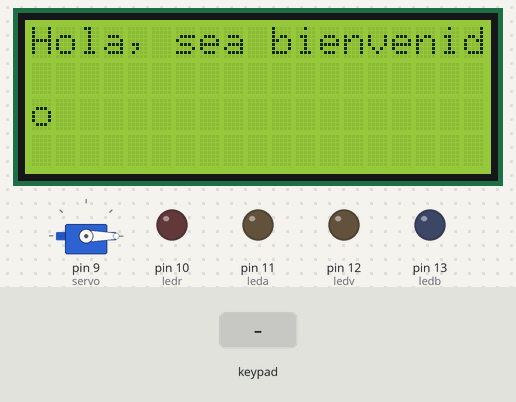
A sketch run on a simulated Arduino Uno, built with avr-gcc and run on an emulated ATmega328P. Parts: servo, 19×4 character LCD, output pins drawn as LEDs (lit = HIGH). Inputs (shaded band) come from the test bench. What the sketch prints to the serial monitor is not drawn.

Above: at 0.1 s.
3.3 s: keypad keys 4 3 2 pressed 0.4 s apart
At 4.6 s:
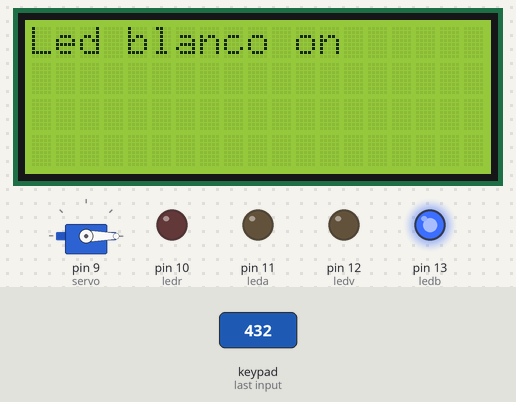
7.5 s: key '1' pressed
At 10.2 s:
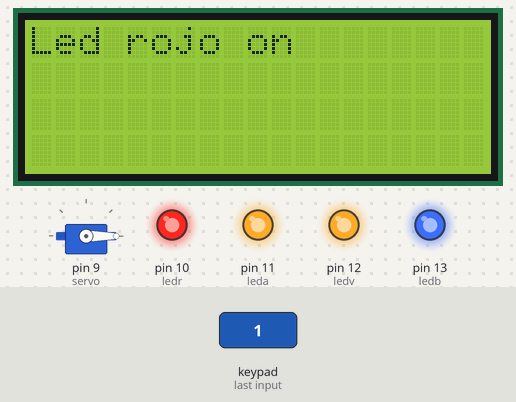
10.5 s: keypad keys 4 3 2 # pressed 0.4 s apart
At 12.4 s:
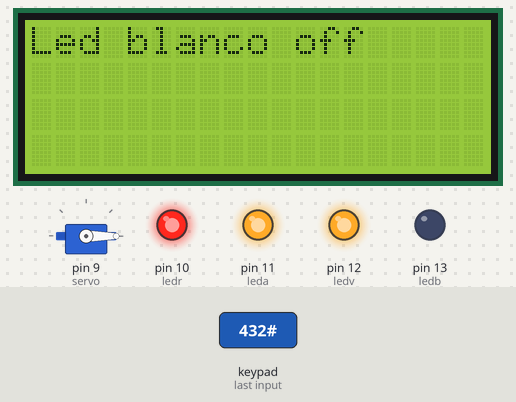
15.0 s: key '5' pressed
At 17.9 s:
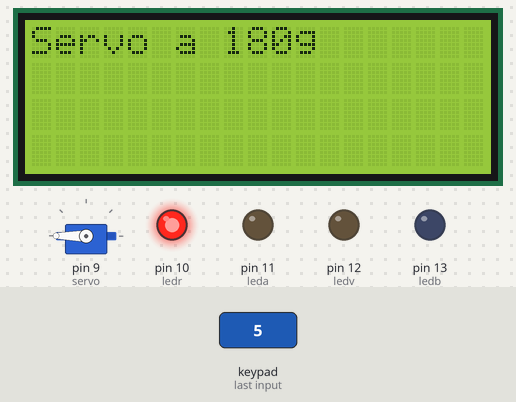
18.0 s: keypad keys 1 3 9 7 pressed 0.4 s apart
At 20.6 s:
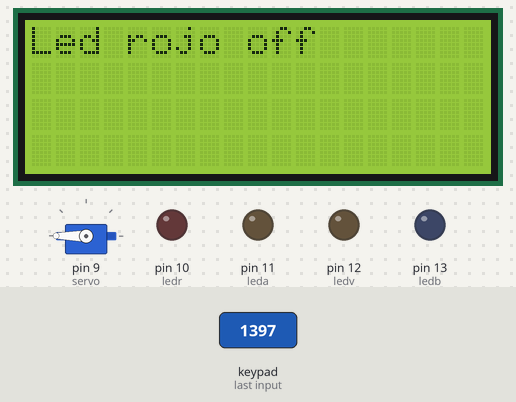
22.6 s: key '6' pressed
At 26.9 s:
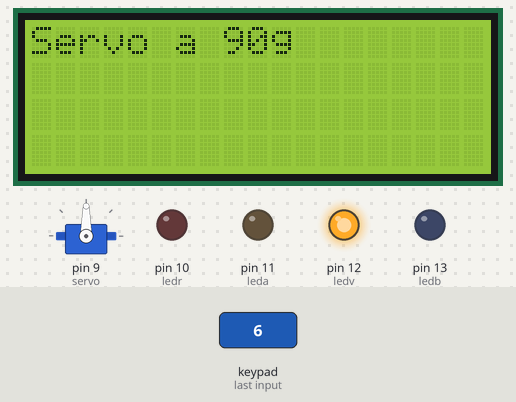
Timing chart, 0 to 28.4 s (numbered marks = the images above; inputs shaded):
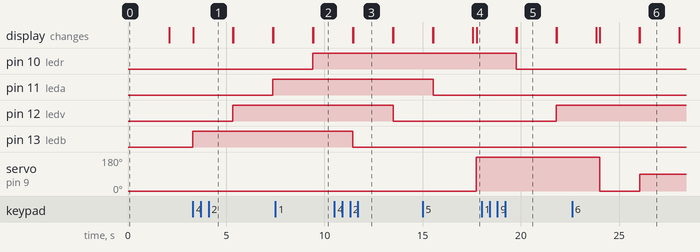

Measured:
- after the input at 3.3 s, pin 11 (leda): LOW → HIGH after 4.1 s; pin 12 (ledv): LOW → HIGH after 2.0 s; pin 13 (ledb): LOW → HIGH at once; the display: changes at once (image 1)
- after the input at 7.5 s, pin 10 (ledr): LOW → HIGH after 1.9 s; the display: first differs from a run without the input after 1.9 s (image 2)
- after the input at 10.5 s, pin 12 (ledv): HIGH → LOW after 3.0 s; pin 13 (ledb): HIGH → LOW after 0.95 s; the display: first differs from a run without the input after 0.96 s (image 3)
- after the input at 15.0 s, servo on pin 9 (servo): 0° → 180° after 2.7 s; the display: first differs from a run without the input after 2.7 s (image 4)
- after the input at 18.0 s, pin 10 (ledr): HIGH → LOW after 1.8 s; pin 12 (ledv): LOW → HIGH after 3.8 s; the display: first differs from a run without the input after 1.8 s (image 5)
- what the display in image 5 shows lasts 2.0 s, from 19.8 s to 21.8 s

The sketch:

sketch_nov30b.ino
```cpp
#include <Keypad.h>
#include <Servo.h>
#include <LiquidCrystal_I2C.h>

const byte FILAS=4; // PQ vamos a usar 4 filas del pad //
const byte COLUMNAS=3; // " " columnas //
char keys[FILAS][COLUMNAS]{
  {'1','2','3'},
  {'4','5','6'},
  {'7','8','9'},
  {'*','0','#'}
}; // QUE ES LO QUE el arduino tiene que leer cada vez q apretemos botones, esta expresado de manera
// textual //

// En donde estan conectadas las filas y columnas //
byte pinesFilas[FILAS]={8,7,6,5};
byte pinesColumnas[COLUMNAS]={4,3,2};

Keypad teclado=Keypad(makeKeymap(keys), pinesFilas, pinesColumnas, FILAS, COLUMNAS);
// Funcion de la libreria //
char TECLA; // Almacenara la tecla que presionemos del pad
int ledr=10,leda=11,ledv=12,ledb=13;

// variables de estado Ej: si el led esta apagado y apretamos el numero 1 se va a prender //
int estador=0;
int estadoa=0,estadov=0,estadob=0;

Servo servo; // creamos objeto //
LiquidCrystal_I2C lcd(0x27, 19, 4); // en caso de no funcionar cambiar 0x27 por 0x3f //

void setup() {
  // put your setup code here, to run once:
 Serial.begin (9600);
 pinMode (ledr, OUTPUT);
 pinMode (leda, OUTPUT);
 pinMode (ledv, OUTPUT);
 pinMode (ledb, OUTPUT);
 servo.attach(9);
 servo.write(0); // para que se ponga a 0 grados cuando se inicie el arduino //

 lcd.init(); // inicializamos el lcd //
 lcd.backlight();

 lcd.setCursor(0,0); // En que posicion del lcd se tiene que imprimir el mensaje // El primer numero representa
 // el numero de la columna y el segundo el numero de filas //
 lcd.print("Hola, sea bienvenido");
 delay(2000);
 lcd.clear(); // limpiar por completo el lcd


}

void loop() {
  // put your main code here, to run repeatedly:
  TECLA=teclado.getKey(); // tecla = a lo que lea de mi teclado // A lo que presione se guarda en TECLA
  if (TECLA){
    Serial.println(TECLA); // Imprimir que teclas estamos apretando
  }

  if (TECLA=='1'){  // Si se presiona 1, si esta en 0 se prende y cambia estado a 1, y sino, si esta en 1 se apaga y cambia estado a 0 //
    if (estador==0){
      digitalWrite(ledr,HIGH);
      estador=1;
      lcd.setCursor(0,0);
      lcd.print("Led rojo on");
      delay(2000);
      lcd.clear();
    }
    else{
      digitalWrite(ledr,LOW);
      estador=0;
      lcd.setCursor(0,0);
      lcd.print("Led rojo off");
      delay(2000);
      lcd.clear();
    }
  }

  if (TECLA=='2'){  // Si se presiona 1, si esta en 0 se prende y cambia estado a 1, y sino, si esta en 1 se apaga y cambia estado a 0 //
    if (estadoa==0){
      digitalWrite(leda,HIGH);
      estadoa=1;
      lcd.setCursor(0,0);
      lcd.print("Led amarillo on"); // se pone "on" ya que sino excede las 20 columnas del display
      delay(2000);
      lcd.clear();
    }
    else{
      digitalWrite(leda,LOW);
      estadoa=0;
      lcd.setCursor(0,0);
      lcd.print("Led amarillo off");
      delay(2000);
      lcd.clear();
    }
  }

  if (TECLA=='3'){  // Si se presiona 1, si esta en 0 se prende y cambia estado a 1, y sino, si esta en 1 se apaga y cambia estado a 0 //
    if (estadov==0){
      digitalWrite(ledv,HIGH);
      estadov=1;
      lcd.setCursor(0,0);
      lcd.print("Led verde on");
      delay(2000);
      lcd.clear();
    }
    else{
      digitalWrite(ledv,LOW);
      estadov=0;
      lcd.setCursor(0,0);
      lcd.print("Led verde off");
      delay(2000);
      lcd.clear();
    }
  }

  if (TECLA=='4'){  // Si se presiona 1, si esta en 0 se prende y cambia estado a 1, y sino, si esta en 1 se apaga y cambia estado a 0 //
    if (estadob==0){
      digitalWrite(ledb,HIGH);
      estadob=1;
      lcd.setCursor(0,0);
      lcd.print("Led blanco on");
      delay(2000);
      lcd.clear();
    }
    else{
      digitalWrite(ledb,LOW);
      estadob=0;
      lcd.setCursor(0,0);
      lcd.print("Led blanco off");
      delay(2000);
      lcd.clear();
    }
  }

  if (TECLA=='5'){
    servo.write(180);
    lcd.setCursor(0,0);
      lcd.print("Servo a 180g");
      delay(2000);
      lcd.clear();
  }
  if (TECLA=='6'){
    servo.write(90);
    lcd.setCursor(0,0);
      lcd.print("Servo a 90g");
      delay(2000);
      lcd.clear();
  }
  if (TECLA=='7'){
    servo.write(0);
    lcd.setCursor(0,0);
      lcd.print("Servo a 0g");
      delay(2000);
      lcd.clear();
  }

}
```
